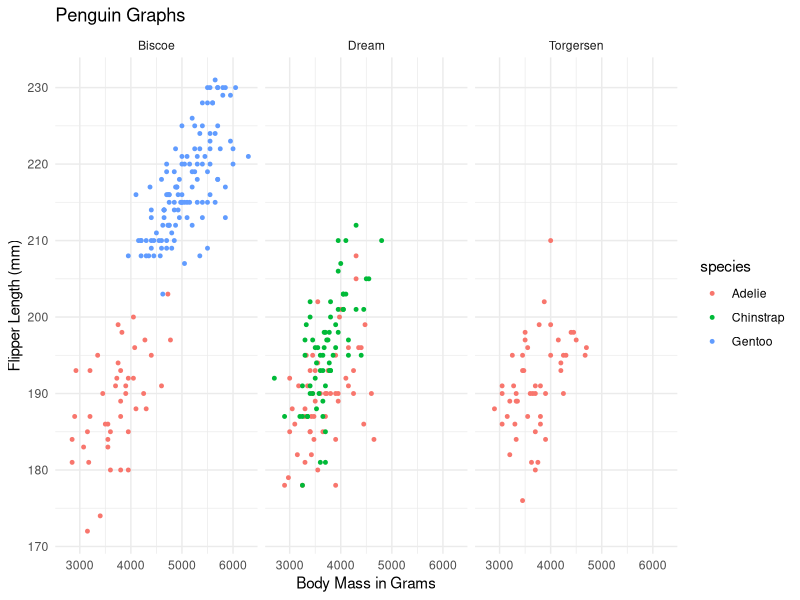

Reproduce this figure in R.
## ---- chunk 1
knitr::opts_chunk$set(echo = TRUE)
library(tidyverse)
#no quotes in tidyverse, calling for package
#to install, install.packages in the console("packagename") in quotes. Just typed in console install.packages("palmerpenguins), so now I can call for it
library(palmerpenguins)
## ---- chunk 2
#first 6 lines
head(penguins)
#last 6 lines
tail(penguins)
## ---- chunk 3
ggplot(data = penguins, aes(x = body_mass_g, y = flipper_length_mm)) + geom_point(aes(color = species), size = 1) + 
  facet_wrap(~island) + 
  theme_minimal() + 
  labs(x = "Body Mass in Grams", y = "Flipper Length (mm)", title = "Penguin Graphs")
#this tells us that the color is dependent on the species
#~ means "as a different function of island
